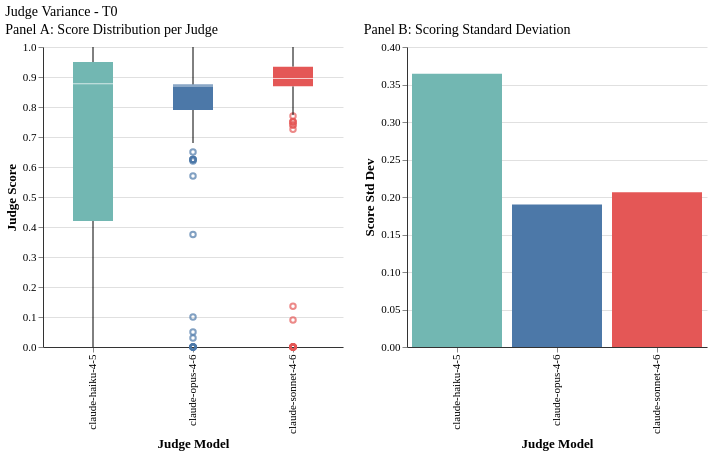

Here is the Vega-Lite specification saved for this chart:
### Vega-Lite specification from a JSON file in a GitHub repository (floating-point values rounded to 4 significant figures; data arrays with more than 128 entries replaced by an {"elided": "..."} marker saying what was removed)
{"config": {"font": "serif", "axis": {"labelFontSize": 11, "titleFontSize": 13, "gridColor": "#e0e0e0", "domainColor": "#333333"}, "legend": {"labelFontSize": 11, "titleFontSize": 12}, "title": {"fontSize": 14, "anchor": "start", "fontWeight": "normal"}, "view": {"stroke": null, "continuousWidth": 400, "continuousHeight": 300}, "mark": {"tooltip": true}}, "hconcat": [{"data": {"name": "data-861f0f356a2a70ee34e2209686ab3da5"}, "mark": {"type": "boxplot", "size": 40}, "encoding": {"color": {"field": "judge_display", "legend": null, "scale": {"domain": ["claude-haiku-4-5", "claude-opus-4-6", "claude-sonnet-4-6"], "range": ["#72B7B2", "#4C78A8", "#E45756"]}, "title": "Judge", "type": "nominal"}, "x": {"field": "judge_display", "sort": ["claude-haiku-4-5", "claude-opus-4-6", "claude-sonnet-4-6"], "title": "Judge Model", "type": "nominal"}, "y": {"field": "judge_score", "scale": {"domain": [0.0, 1.0]}, "title": "Judge Score", "type": "quantitative"}}, "title": "Panel A: Score Distribution per Judge", "width": 300}, {"data": {"name": "data-76866d6a9240b60f90e014f2a55c86b6"}, "mark": {"type": "bar"}, "encoding": {"color": {"field": "judge_display", "legend": null, "scale": {"domain": ["claude-haiku-4-5", "claude-opus-4-6", "claude-sonnet-4-6"], "range": ["#72B7B2", "#4C78A8", "#E45756"]}, "type": "nominal"}, "tooltip": [{"field": "judge_display", "title": "Judge", "type": "nominal"}, {"field": "score_std", "format": ".3f", "title": "Std Dev", "type": "quantitative"}], "x": {"field": "judge_display", "sort": ["claude-haiku-4-5", "claude-opus-4-6", "claude-sonnet-4-6"], "title": "Judge Model", "type": "nominal"}, "y": {"field": "score_std", "scale": {"domain": [0, 0.4]}, "title": "Score Std Dev", "type": "quantitative"}}, "title": "Panel B: Scoring Standard Deviation", "width": 300}], "title": "Judge Variance - T0", "$schema": "https://vega.github.io/schema/vega-lite/v6.1.0.json", "datasets": {"data-861f0f356a2a70ee34e2209686ab3da5": {"elided": "634 records"}, "data-76866d6a9240b60f90e014f2a55c86b6": [{"judge_display": "claude-haiku-4-5", "score_std": 0.3643}, {"judge_display": "claude-opus-4-6", "score_std": 0.1899}, {"judge_display": "claude-sonnet-4-6", "score_std": 0.2064}]}}
